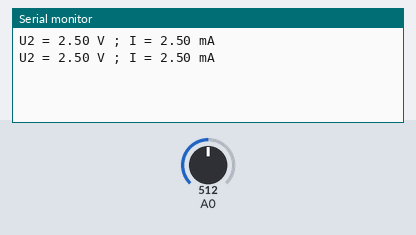
Bench run of a sketch on a simulated Arduino Uno, built with avr-gcc and run on an emulated ATmega328P. On the bench: the last lines printed to the serial monitor. The test bench sets the inputs (shaded band); at power-on: A0 = 512.

Above: at 1.8 s.
1.9 s: A0 set to 716
At 2.3 s:
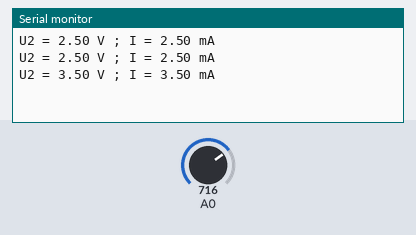
3.4 s: A0 set to 900
At 4.8 s:
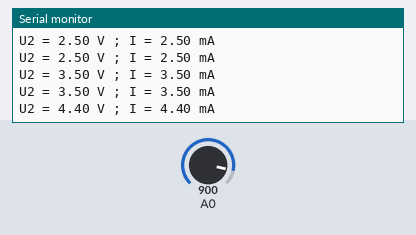
Timing chart, 0 to 6.4 s (numbered marks = the images above; inputs shaded):
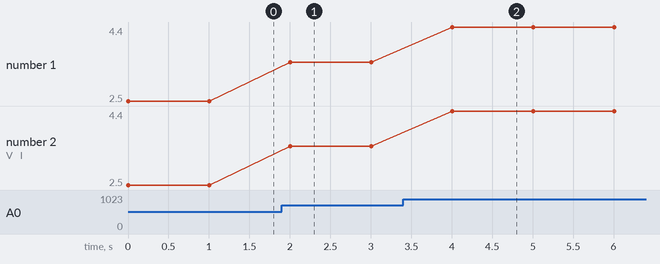

Measured:
- after the input at 1.9 s, the serial monitor: prints a new line after 0.10 s (image 1)
- after the input at 3.4 s, the serial monitor: prints a new line after 0.60 s (image 2)
- plotted number 1: 2.5 → 3.5 after the input at 1.9 s, 3.5 → 4.4 after the input at 3.4 s
- plotted number 2: 2.5 → 3.5 after the input at 1.9 s, 3.5 → 4.4 after the input at 3.4 s

The sketch:

sketch.ino
```cpp
const float R2 = 1000.0;
void setup() { Serial.begin(9600); }
void loop() {
  int brut = analogRead(A0);
  float u = brut * 5.0 / 1023.0;
  float i = u / R2 * 1000.0;
  Serial.print("U2 = "); Serial.print(u, 2);
  Serial.print(" V ; I = "); Serial.print(i, 2);
  Serial.println(" mA");
  delay(1000);
}
```
